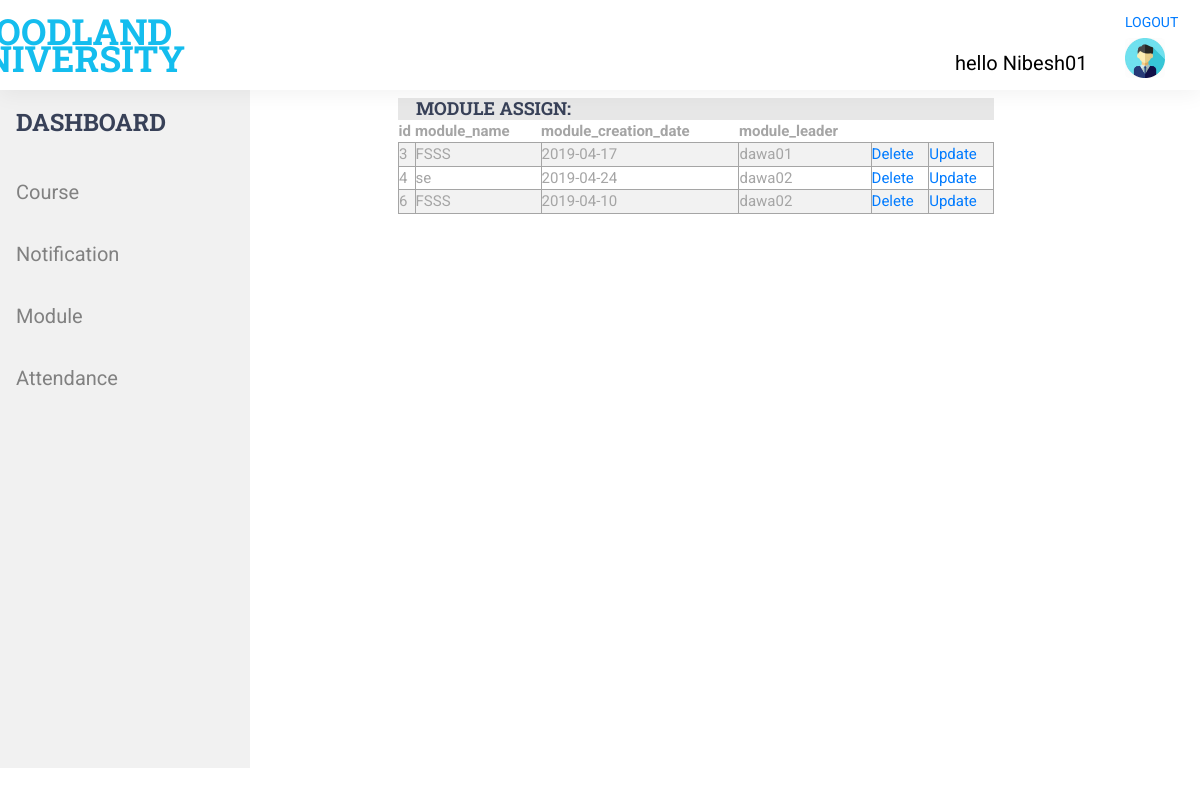
Screenshot of /course_leader/view_assign_module.php (signed in) with the database file from the repository.
### tables this page shows
CREATE TABLE `module_assign` (
  `module_id` int(11) NOT NULL,
  `module_name` varchar(255) NOT NULL,
  `module_creation_date` date NOT NULL,
  `module_leader` varchar(255) NOT NULL
);

### course_leader/module_table_generator.php (the view, shortened to what this page needs)
<?php
class TableGenerator{
	public $headings;
	public $rows= [];
	public function setHeadings($heading){
		$this->headings = $heading;
	}
	public function addRow($row){
		$this->rows[] = $row;
	}
	public function getHTML(){
		$html ='<table style="overflow-x:auto;">';
		$html .='<tr>';
		foreach($this->headings as $heading){
			$html .='<th>'.$heading.'</th> ';
		}
		$html .= '</tr>';
		foreach($this->rows as $row){
			$html  .= '<tr>';
			foreach($row as $key => $cell){
				if(!is_numeric($key))
					$html .= '<td>'.$cell.'</td>';
			}
		$html .='<td> <a href="delete_assign_module.php?delete='.$row['module_id'].'" name="delete">Delete</a></td>';
		$html .='<td> <a href="update_assign_module.php?id='.$row['module_id'].'">Update</a>';
			$html .='</tr>';
		}
		$html .='</table>';
		return $html;
	}
}
?>

### styles/main_styles.css (style rules this page uses)
* { margin: 0; padding: 0; -webkit-font-smoothing: antialiased; -webkit-text-shadow: rgba(0,0,0,.01) 0 0 1px; text-shadow: rgba(0,0,0,.01) 0 0 1px; }
body { font-family: 'Roboto', sans-serif; font-size: 14px; font-weight: 400; background: #FFFFFF; color: #a5a5a5; }
a, a:hover, a:visited, a:active, a:link { text-decoration: none; -webkit-font-smoothing: antialiased; -webkit-text-shadow: rgba(0,0,0,.01) 0 0 1px; text-shadow: rgba(0,0,0,.01) 0 0 1px; }

### styles/style.css (style rules this page uses)
body { width: 100%; height: 100%; }

### course_leader/module_table_generator.php (style rules this page uses)
table { width: 100%; }
table tr { font-size: 15px; padding: 2px; }
table td { overflow: auto; border:1px solid; }
tr:nth-child(even) { background-color: #f2f2f2 }

### rows the page displays
module_assign: module_id "3", module_name "FSSS", module_creation_date "2019-04-17", module_leader "dawa01"
module_assign: module_id "4", module_name "se", module_creation_date "2019-04-24", module_leader "dawa02"
module_assign: module_id "6", module_name "FSSS", module_creation_date "2019-04-10", module_leader "dawa02"

### other values shown
$_SESSION['sess_login'] "Nibesh01"
$heading "id"
$heading "module_name"
$heading "module_creation_date"
$heading "module_leader"
